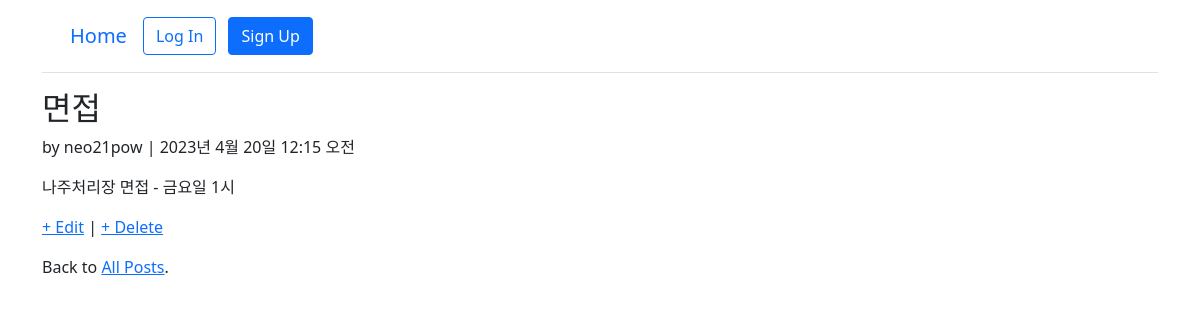
The app's page /blog/2/ with its own data.
### pages/models.py (models this page shows, shortened)
class Post(models.Model):
    title = models.CharField(max_length=200)
    '''
    author = models.ForeignKey(
        'accounts.CustomUser', on_delete=models.CASCADE,
    )
    '''
    author = models.ForeignKey( get_user_model(), on_delete=models.CASCADE,)
    date = models.DateTimeField(auto_now_add=True)
    body = models.TextField()

### accounts/models.py (models this page shows)
class CustomUser(AbstractUser):
    age = models.PositiveIntegerField(null=True, blank=True)

### pages/views.py (the view)
# urls.py: path('blog/<int:pk>/', BlogDetailView.as_view(), name='post_detail'),
class BlogDetailView(DetailView):
    model = Post
    template_name = 'post_detail.html'

### templates/post_detail.html
{% extends 'base.html' %}
{% block content %}
    <div class="article-entry">
        <h2>{{ object.title }}</h2>
        <p>by {{ object.author }} | {{ object.date }}</p>
        <p>{{ object.body }}</p>
    </div>
    <p><a href="{% url 'post_edit' post.pk %}">+ Edit</a> |
        <a href="{% url 'post_delete' post.pk %}">+ Delete</a></p>
    <p>Back to <a href="{% url 'post_list' %}">All Posts</a>.</p>
{% endblock content %}

### records on screen
Post: title "면접", author "neo21pow", date "2023년 4월 20일 12:15 오전", body "나주처리장 면접 - 금요일 1시"
